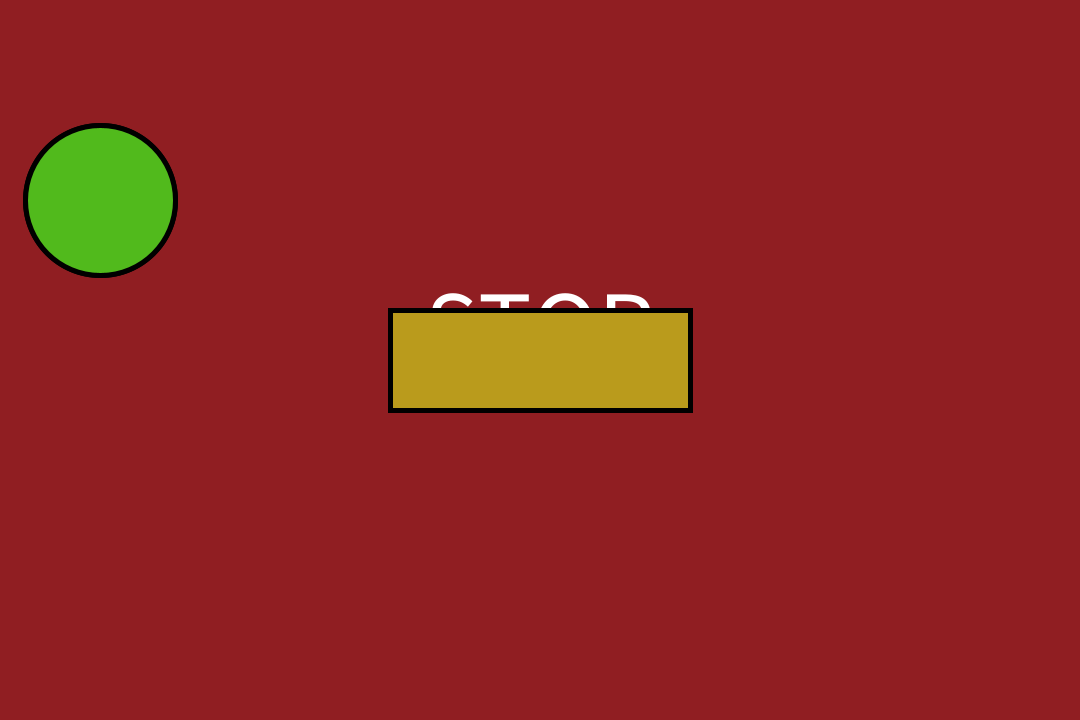
Frame 1 (no input)
Frame 60 (the mouse pressed at the canvas centre just before this capture): identical to frame 1, image omitted
Frame 120 (the mouse held since frame 60 and released just before this capture): identical to frame 1, image omitted

The Processing sketch that drew this single still picture (run headless with seeded random() and noise(); from frame 60 on, the mouse is pressed at the canvas centre):

// Processing sketch: SS2_New_Dirty_Stop_Sign
// ── SS2_New_Dirty_Stop_Sign.pde
//New Dirty Stop Sign by Bryan Santiago

float RectX = 1080/2, RectY = 720/2, RectW = 300, RectH = 100;
int ColorR = 0, ColorR2 = 255, ColorG = 0, ColorG2 = 255, ColorB = 0, ColorB2 = 255, ColorRTotal, ColorGTotal, ColorBTotal;
float CircleX = 100, CircleY = 200, CircleR = 150;

void setup()
{
  size(1080, 720);
  smooth();
  frameRate(15);
  noFill();
}

void draw()
{
  background(144, 30, 34);

  //Rectangle
  //fill(#ba9b1c);
  fill(ColorRTotal, ColorGTotal, ColorBTotal);
  strokeWeight(2);
  rectMode(CENTER);
  rect(RectX, RectY, RectW, RectH);
  noFill();

  //Circle
  //fill(#51ba1c);
  fill(ColorRTotal, ColorGTotal, ColorBTotal);
  strokeWeight(5);
  circle(CircleX, CircleY, CircleR);
  noFill();

  //Triangle
  /*fill(#561cba);
   strokeWeight(3);
   triangle(1000, 100, 800, 700, 1080, 720);
   noFill();*/

  //Stop Text
  fill(255);
  textSize(100);
  textAlign(CENTER);
  text("STOP", 1080/2, 720/2);
  noFill();

  if(mousePressed == true && mouseButton == RIGHT)
   {
   fill(random(ColorR, ColorR2), random(ColorG, ColorG2), random(ColorB, ColorB2));
   rect(RectX, RectY, RectW, RectH);
   circle(CircleX, CircleY, CircleR);
   ColorRTotal = int(random(ColorR, ColorR2));
   ColorGTotal = int(random(ColorG, ColorG2));
   ColorBTotal = int(random(ColorB, ColorB2));
   }
   else if(ColorRTotal <= 0 && ColorGTotal <= 0 && ColorBTotal <= 0)
   {
     fill(#ba9b1c);
     rect(RectX, RectY, RectW, RectH);
     noFill();
     fill(#51ba1c);
     circle(CircleX, CircleY, CircleR);
     noFill();
   }
   else
   {
     stroke(85);
   }
}

void mouseDragged()
{
  //Rectangle Drag
  if (dist(mouseX, mouseY, RectX, RectY) < RectW / 2 && mouseButton == LEFT)
  {
    RectX += mouseX - pmouseX;
    RectY += mouseY - pmouseY;
    //fill(random(ColorR, ColorR2), random(ColorG, ColorG2), random(ColorB, ColorB2));
    if (dist(mouseX, mouseY, RectX, RectY) < RectH / 2)
    {
      RectX += mouseX - pmouseX;
      RectY += mouseY - pmouseY;
      //fill(random(ColorR, ColorR2), random(ColorG, ColorG2), random(ColorB, ColorB2));
    }
  }

  //Circle Drag
  if (dist(mouseX, mouseY, CircleX, CircleY) < CircleR / 2 && mouseButton == LEFT)
  {
    CircleX += mouseX - pmouseX;
    CircleY += mouseY - pmouseY;
    //fill(random(ColorR, ColorR2), random(ColorG, ColorG2), random(ColorB, ColorB2));
  }
}

/*void mousePressed()
{
  if (mouseButton == RIGHT)
  {
    fill(random(ColorR, ColorR2), random(ColorG, ColorG2), random(ColorB, ColorB2));
    rect(RectX, RectY, RectW, RectH);
    circle(CircleX, CircleY, CircleR);
  }
}*/
